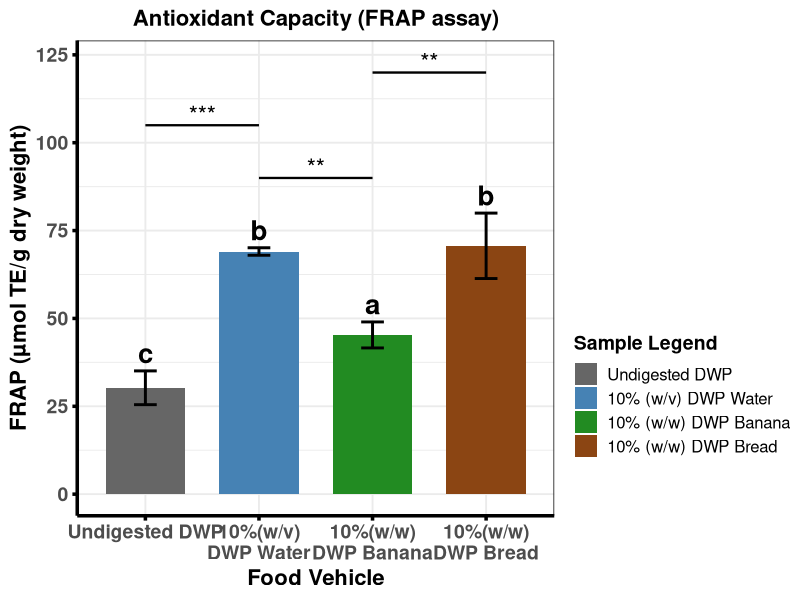

The R script that drew this image:
#This Code is made by Maruf Raihan (PhD,NICHE,Ulster)for FRAP data statistical analysis and visual presentation

library(dplyr)
library(ggplot2)
library(multcompView)

# -----------------------------
# Raw FRAP data
# -----------------------------
FRAP <- c(
  33.80, 32.20, 24.80,      # Undigested DWP
  68.80, 68.10, 70.20,      # 10%(w/v)\nDWP Water
  41.60, 45.30, 49.00,      # 10%(w/w)\nDWP Banana
  81.40, 65.61, 64.97       # 10%(w/w)\nDWP Bread
)

group <- factor(rep(c("Undigested DWP", "10%(w/v)\nDWP Water", "10%(w/w)\nDWP Banana", "10%(w/w)\nDWP Bread"), each = 3))
df <- data.frame(FRAP, group)

# -----------------------------
# ANOVA + Tukey
# -----------------------------
anova_result <- aov(FRAP ~ group, data = df)
tukey <- TukeyHSD(anova_result)

# Extract p-values
pvals <- tukey$group[, "p adj"]
names(pvals) <- rownames(tukey$group)

# -----------------------------
# Tukey LETTERS (NEW)
# -----------------------------
letters <- multcompLetters(pvals)$Letters
letters_df <- data.frame(
  Sample = names(letters),
  Letter = letters
)

# -----------------------------
# Summary table (means + SD)
# -----------------------------
df_summary <- df %>%
  group_by(group) %>%
  summarise(
    Mean = mean(FRAP),
    SD   = sd(FRAP),
    .groups = "drop"
  )

df_summary$Sample <- factor(df_summary$group,
                            levels = c("Undigested DWP", "10%(w/v)\nDWP Water", "10%(w/w)\nDWP Banana", "10%(w/w)\nDWP Bread"))

# Merge Tukey letters into summary
df_summary <- merge(df_summary, letters_df, by.x = "Sample", by.y = "Sample")

# -----------------------------
# Function: convert p-value → asterisks
# -----------------------------
p_to_star <- function(p) {
  if (p < 0.0001) return("****")
  if (p < 0.001)  return("***")
  if (p < 0.01)   return("**")
  if (p < 0.05)   return("*")
  return("ns")
}

# -----------------------------
# Build automatic bracket table
# -----------------------------
comparisons <- data.frame(
  comp = names(pvals),
  p = pvals,
  stars = sapply(pvals, p_to_star)
)

# Split "A-B" into two groups
comparisons <- comparisons %>%
  mutate(
    g1 = sub("-.*", "", comp),
    g2 = sub(".*-", "", comp)
  )

# -----------------------------
# REMOVE ONLY:
# Undigested DWP – 10%(w/w)\nDWP Banana
# Undigested DWP – 10%(w/w)\nDWP Bread
# DWP_Water – 10%(w/w)\nDWP Bread
# -----------------------------
remove_comps <- c(
  "Undigested DWP-10%(w/w)\nDWP Banana",
  "10%(w/w)\nDWP Banana-Undigested DWP",
  "10%(w/v)\nDWP Water-10%(w/w) \nDWP Bread",
  "10%(w/w)\nDWP Bread-10%(w/v)\nDWP Water",
  "Undigested DWP-10%(w/w)\nDWP Bread"
)

comparisons <- comparisons %>%
  filter(!(comp %in% remove_comps))

# -----------------------------
# Assign bracket height automatically
# -----------------------------
max_y <- max(df_summary$Mean + df_summary$SD)
comparisons$y <- seq(max_y + 10, max_y + 10 + 15*(nrow(comparisons)-1), by = 15)

# -----------------------------
# ggplot
# -----------------------------
p <- ggplot(df_summary, aes(x = Sample, y = Mean, fill = Sample)) +
  geom_col(width = 0.7) +
  geom_errorbar(aes(ymin = Mean - SD, ymax = Mean + SD),
                width = 0.2, linewidth = 1) +
  
  # -----------------------------
# ADD TUKEY LETTERS ABOVE BARS
# -----------------------------
geom_text(
  aes(label = Letter, y = Mean + SD + 5),
  size = 7,
  fontface = "bold"
) +
  
  scale_fill_manual(
    values = c("Undigested DWP" = "grey40",
               "10%(w/v)\nDWP Water"   = "steelblue",
               "10%(w/w)\nDWP Banana"  = "forestgreen",
               "10%(w/w)\nDWP Bread"   = "saddlebrown"),
    labels = c(
      "Undigested DWP",
      "10% (w/v) DWP Water",
      "10% (w/w) DWP Banana",
      "10% (w/w) DWP Bread"
    ),
    name = "Sample Legend"
  ) +
  
  theme_bw(base_size = 14) +
  theme(
    legend.position = "right",
    legend.margin = margin(t = 170),      # push legend downward
    legend.title = element_text(size = 14, face = "bold"),
    legend.text  = element_text(size = 12),
    plot.title = element_text(size = 16, face = "bold", hjust = 0.5),
    axis.text.x = element_text(size = 14, face = "bold"),
    axis.text.y = element_text(size = 14, face = "bold"),
    axis.title.x = element_text(size = 16, face = "bold"),
    axis.title.y = element_text(size = 16, face = "bold"),
    axis.line = element_line(colour = "black", linewidth = 1.2),
    axis.ticks = element_line(colour = "black", linewidth = 1.2)
  ) +
  labs(
    title = "Antioxidant Capacity (FRAP assay)",
    x = "Food Vehicle",
    y = "FRAP (µmol TE/g dry weight)"
  )

# -----------------------------
# Add automatic brackets + asterisks
# -----------------------------
for (i in 1:nrow(comparisons)) {
  g1 <- comparisons$g1[i]
  g2 <- comparisons$g2[i]
  y  <- comparisons$y[i]
  stars <- comparisons$stars[i]
  
  x1 <- which(levels(df_summary$Sample) == g1)
  x2 <- which(levels(df_summary$Sample) == g2)
  
  p <- p +
    annotate("segment", x = x1, xend = x2, y = y, yend = y, linewidth = 0.8) +
    annotate("text", x = (x1 + x2)/2, y = y + 3, label = stars, size = 6)
}

print(p)

# -----------------------------
# Console output
# -----------------------------
cat("\n=== DESCRIPTIVE STATS + TUKEY LETTERS ===\n")
print(df_summary)

cat("\n=== ANOVA SUMMARY ===\n")
print(summary(anova_result))

cat("\n=== TUKEY POST-HOC ===\n")
print(tukey)

cat("\n=== SIGNIFICANCE STARS USED IN PLOT ===\n")
print(comparisons[, c("comp", "p", "stars")])
